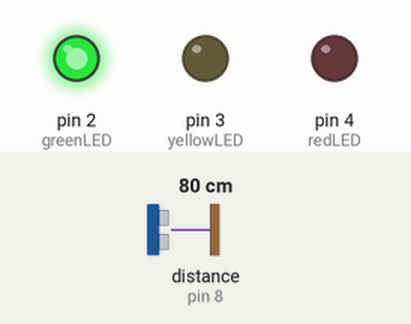
This sketch was run on a simulated Arduino Nano, built with avr-gcc and run on an emulated ATmega328P. Parts: output pins drawn as LEDs (lit = HIGH). Wiring (inferred from the names in the program): ultrasonic range finder: trigger pin 9; echo pin 8. The test bench sets the inputs (shaded band); at power-on: distance to the obstacle (sensor on pin 8) 80 cm. The echo pulse lasts 58.3 µs per cm; pins used as bus, display or sensor lines are not drawn.

Above: at 1.2 s.
1.3 s: distance to the obstacle (sensor on pin 8) set to 23 cm
2.8 s: distance to the obstacle (sensor on pin 8) set to 18 cm
At 3.6 s:
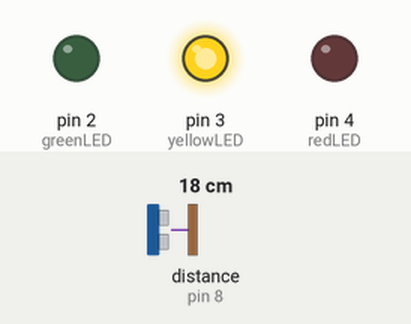
4.3 s: distance to the obstacle (sensor on pin 8) set to 12 cm
5.8 s: distance to the obstacle (sensor on pin 8) set to 9 cm
At 6.9 s:
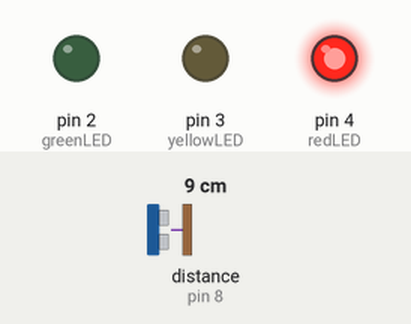
7.3 s: distance to the obstacle (sensor on pin 8) set to 35 cm
At 8.1 s:
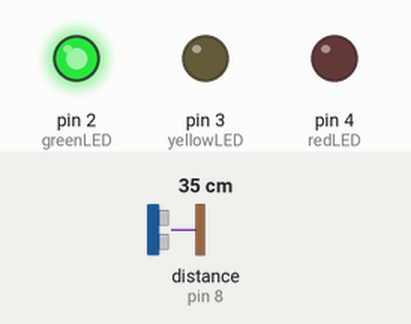
8.8 s: distance to the obstacle (sensor on pin 8) set to 2 cm
At 9.3 s:
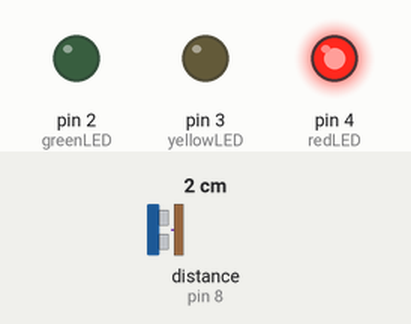
Timing chart, 0 to 11.3 s (numbered marks = the images above; inputs shaded):
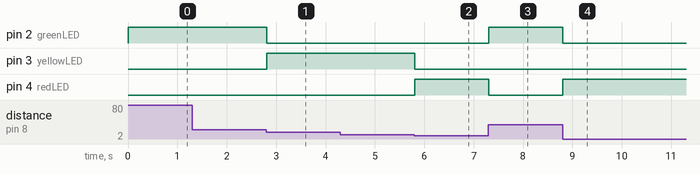

The sketch:

ultrasonic_traffic_light.ino
```cpp
// ============================================================
// Ultrasonic Distance Traffic Light
// ------------------------------------------------------------
// Uses an HC-SR04 ultrasonic sensor to measure distance, then
// lights one of three LEDs like a traffic light:
//   - RED    = object closer than 10 cm  (too close!)
//   - YELLOW = object between 10 and 20 cm (getting close)
//   - GREEN  = object 20 cm or farther away (all clear)
// ============================================================

// ---- Pin assignments ----
// The HC-SR04 has two signal pins:
//   TRIG (trigger) - we send a pulse OUT on this pin to tell
//                    the sensor to fire an ultrasonic chirp
//   ECHO           - the sensor sends a pulse back IN on this
//                    pin; its length = round-trip travel time
int trig = 9;      // TRIG pin -> Arduino digital pin 9
int echo = 8;      // ECHO pin -> Arduino digital pin 8

// Each LED (with a resistor!) connects to its own digital pin
int redLED = 4;    // lights when object is very close
int yellowLED = 3; // lights when object is medium distance
int greenLED = 2;  // lights when path is clear

void setup() {
  // setup() runs ONCE when the Arduino powers on or resets.
  // Here we tell the Arduino which pins are inputs vs outputs.

  pinMode(trig, OUTPUT);  // we WRITE to trig (send the pulse)
  pinMode(echo, INPUT);   // we READ from echo (time the reply)

  // All three LED pins are outputs since we control them
  pinMode(redLED, OUTPUT);
  pinMode(yellowLED, OUTPUT);
  pinMode(greenLED, OUTPUT);

  // Start with the trigger pin LOW so our first measurement
  // begins with a clean rising edge
  digitalWrite(trig, LOW);
}

void loop() {
  // loop() repeats forever. Each pass = one distance
  // measurement + one LED update.

  // ---- Step 1: Fire the sensor ----
  // Holding TRIG high for 10 microseconds tells the HC-SR04
  // to send out a burst of 8 ultrasonic pulses (40 kHz sound,
  // too high-pitched for humans to hear).
  digitalWrite(trig, HIGH);
  delayMicroseconds(10);
  digitalWrite(trig, LOW);

  // ---- Step 2: Time the echo ----
  // The sensor raises ECHO high when the sound leaves and
  // drops it low when the reflection comes back. pulseIn()
  // measures how long ECHO stayed high, in microseconds.
  //
  // We use "long" (not "int") because on an Arduino Nano an
  // int only holds up to 32,767 -- but pulseIn can return up
  // to 1,000,000 us if no echo comes back. long holds it fine.
  long duration = pulseIn(echo, HIGH);

  // ---- Step 3: Convert time to distance ----
  // Sound travels about 0.034 cm per microsecond.
  // duration * 0.034 = TOTAL distance the sound traveled,
  // but that's a round trip (out and back), so divide by 2
  // to get the one-way distance to the object.
  int distance = duration * 0.034 / 2;

  // ---- Step 4: Traffic light logic ----
  // Only ONE branch of this if/else-if/else chain runs each
  // loop. Each branch turns its LED on and the other two off,
  // so exactly one LED is lit at a time.

  if (distance < 10) {
    // Object is closer than 10 cm -> RED (danger zone)
    digitalWrite(redLED, HIGH);
    digitalWrite(yellowLED, LOW);
    digitalWrite(greenLED, LOW);
  } else if (distance < 20) {
    // We only reach here if distance is NOT < 10, so this
    // branch means 10 to 19 cm -> YELLOW (warning zone)
    digitalWrite(redLED, LOW);
    digitalWrite(yellowLED, HIGH);
    digitalWrite(greenLED, LOW);
  } else {
    // Anything 20 cm or more -> GREEN (all clear)
    digitalWrite(redLED, LOW);
    digitalWrite(yellowLED, LOW);
    digitalWrite(greenLED, HIGH);
  }

  // ---- Step 5: Small pause ----
  // 5 ms between readings. Short enough that the LEDs react
  // almost instantly, long enough to let old echoes fade so
  // one measurement doesn't interfere with the next.
  delay(5);
}
```

Measured:
- the behaviour switches between 21 and 20 cm on distance to the obstacle (sensor on pin 8) (found by bisection; images 0 and 1)
- the behaviour switches between 11 and 10 cm on distance to the obstacle (sensor on pin 8) (found by bisection; images 1 and 2)
- after the input at 1.3 s, every drawn part: stays the same
- after the input at 2.8 s, pin 2 (greenLED): HIGH → LOW at once; pin 3 (yellowLED): LOW → HIGH at once
- after the input at 4.3 s, every drawn part: stays the same
- after the input at 5.8 s, pin 3 (yellowLED): HIGH → LOW at once; pin 4 (redLED): LOW → HIGH at once
- after the input at 7.3 s, pin 2 (greenLED): LOW → HIGH at once; pin 4 (redLED): HIGH → LOW at once
- after the input at 8.8 s, pin 2 (greenLED): HIGH → LOW at once; pin 4 (redLED): LOW → HIGH at once
